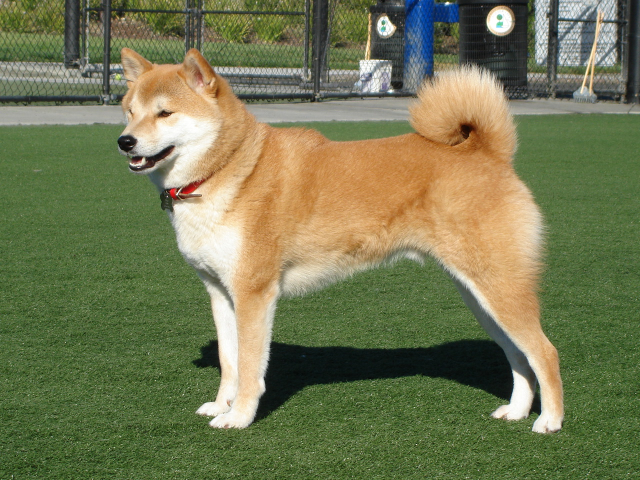
#> input picture shiba_inu_dog.jpg, 1280 x 960 px (shown at 1/2 size)
$ jupyter execute --allow-errors triron_endpoint_sagemaker_resnet50_deployment.ipynb
#> lines starting #> are read from the running program, lines starting #| are printed output that depends on the picture
## Basic AWS setup

[cell 1]
import boto3, json, sagemaker, time
from sagemaker import get_execution_role

#> (the rest of this cell did not finish here and is left out)

[cell 2]
account_id_map = {
    "us-east-1": "785573368785",
    "us-east-2": "007439368137",
    "us-west-1": "710691900526",
    "us-west-2": "301217895009",
    "eu-west-1": "802834080501",
    "eu-west-2": "205493899709",
    "eu-west-3": "254080097072",
    "eu-north-1": "601324751636",
    "eu-south-1": "966458181534",
    "eu-central-1": "746233611703",
    "ap-east-1": "110948597952",
    "ap-south-1": "763008648453",
    "ap-northeast-1": "941853720454",
    "ap-northeast-2": "151534178276",
    "ap-southeast-1": "324986816169",
    "ap-southeast-2": "355873309152",
    "cn-northwest-1": "474822919863",
    "cn-north-1": "472730292857",
    "sa-east-1": "756306329178",
    "ca-central-1": "464438896020",
    "me-south-1": "836785723513",
    "af-south-1": "774647643957",
}

#> (a cell that did not finish here is left out)

#> (a cell that did not finish here is left out)

#> (a cell that did not finish here is left out)

## Load Image

[cell 6]
import numpy as np
from PIL import Image

#> (the rest of this cell did not finish here and is left out)

[cell 7]
im = Image.open(r"shiba_inu_dog.jpg")
#> im is the input picture: PIL image 1280x960 RGB; mean R, G, B 116.9, 120.7, 82.9
im.show()

[cell 8]
def get_sample_image():
    image_path = "./shiba_inu_dog.jpg"
    img = Image.open(image_path).convert("RGB")
    img = img.resize((224, 224))
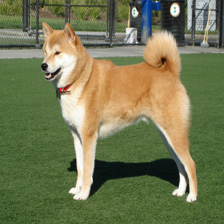
#> img: PIL image 224x224 RGB; mean R, G, B 116.9, 120.7, 82.9
    img = (np.array(img).astype(np.float32) / 255) - np.array(
        [0.485, 0.456, 0.406], dtype=np.float32
    ).reshape(1, 1, 3)
#> img: shape (224, 224, 3) float32
    img = img / np.array([0.229, 0.224, 0.225], dtype=np.float32).reshape(1, 1, 3)
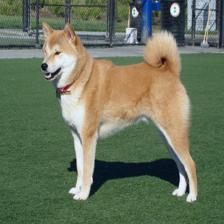
#> img: shape (224, 224, 3) float32; mean R, G, B -0.116, 0.0769, -0.359; drawn with min black and max white
    img = np.transpose(img, (2, 0, 1))
    return img.tolist()
